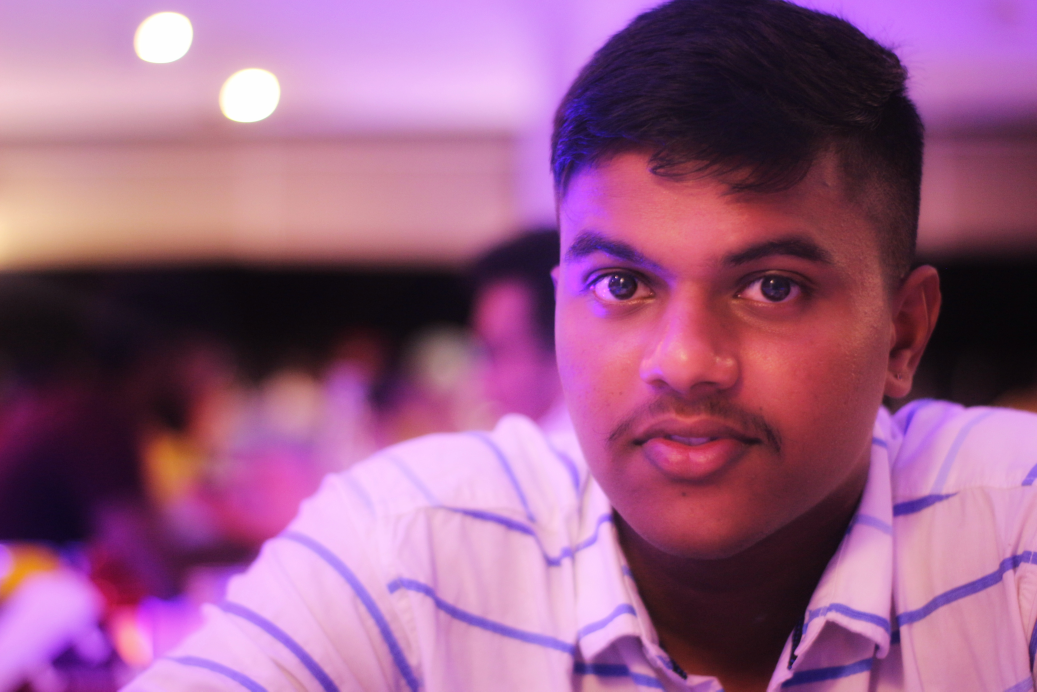
#> input picture test_img0.jpeg, 5184 x 3456 px (shown at 1/5 size)
$ python -i recognition.py   (imports and definitions only)
#> lines starting #> are read from the running program, lines starting #| are printed output that depends on the picture
import numpy as np
import cv2 #4.2.0
import os
import matplotlib.pyplot as plt
import glob
import imageio


import pkg_resources
installed_packages = pkg_resources.working_set
installed_packages_list = sorted(["%s==%s" % (i.key, i.version) for i in installed_packages])

is_installed = False
# [9 lines not run here, left out]

opencv_home = cv2.__file__
folders = opencv_home.split(os.path.sep)[0:-1]
path = folders[0]
# [2 lines not run here, left out]

face_detector_path = path+"/data/haarcascade_frontalface_default.xml"
faceCascade = cv2.CascadeClassifier(face_detector_path);

model = cv2.face.LBPHFaceRecognizer_create() #Local Binary Patterns Histograms
#model = cv2.face.EigenFaceRecognizer_create()
#model = cv2.face.FisherFaceRecognizer_create()

def detect_face(img_path):
#> called with img_path = 'test_img0.jpeg'
    img = cv2.imread(img_path)
#> img is the input picture: shape (3456, 5184, 3); mean B, G, R 132.7, 93.5, 151.8

    detected_faces = faceCascade.detectMultiScale(img, 1.3, 5)
#> detected_faces = [[2546, 734, 1855, 1855]]
    x, y, w, h = detected_faces[0] #focus on the 1st face in the image
#> x = 2546; y = 734; w = 1855; h = 1855

    img = img[y:y+h, x:x+w] #focus on the detected area
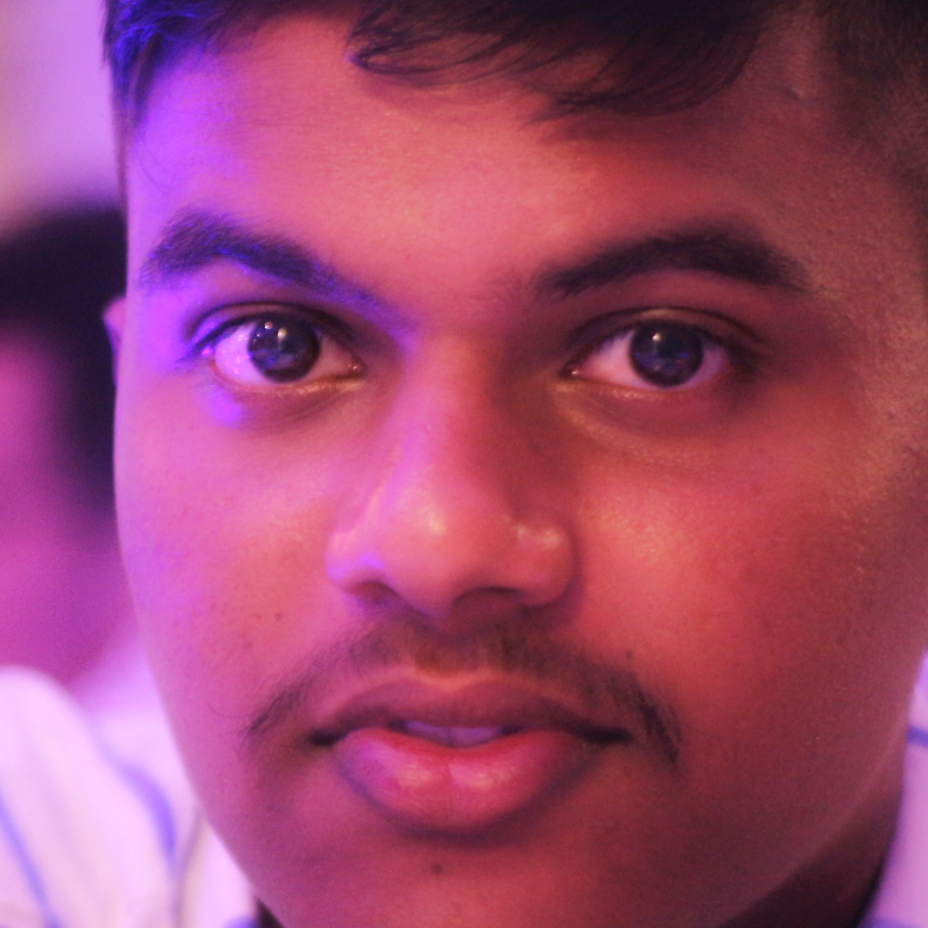
#> img: shape (1855, 1855, 3) (shown at 1/2 size); mean B, G, R 109.6, 70.8, 156.6
    img = cv2.resize(img, (224, 224))
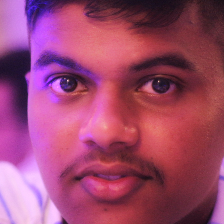
#> img: shape (224, 224, 3); mean B, G, R 109.5, 70.7, 156.5
    img = cv2.cvtColor(img, cv2.COLOR_BGR2GRAY)
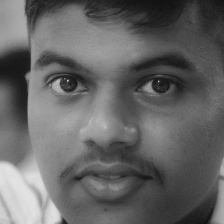
#> img: shape (224, 224); min 15, max 227, mean 100.8

    return img

face_db=[]

# [55 lines left out: functions train, findFace, result, not called in this run]


>>> result = detect_face('test_img0.jpeg')
